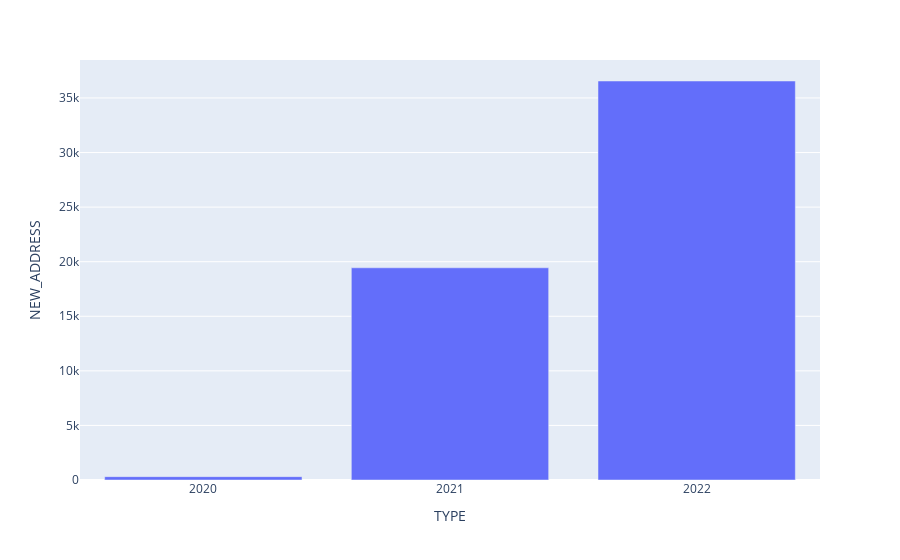

Notebook code for this chart:
### Code cell
plot_average_new_addresses_per_day(df2)

### Figure 1 — Plotly figure (JSON) as saved in the notebook; plotly's stock layout.template omitted (floating-point values rounded to 4 significant figures)
{"data": [{"alignmentgroup": "True", "hovertemplate": "TYPE=%{x}<br>NEW_ADDRESS=%{y}<extra></extra>", "legendgroup": "", "marker": {"color": "#636efa", "pattern": {"shape": ""}}, "name": "", "offsetgroup": "", "orientation": "v", "showlegend": false, "textposition": "auto", "type": "bar", "x": ["2020", "2021", "2022"], "xaxis": "x", "y": [304.9, 19440.0, 36550.0], "yaxis": "y"}], "layout": {"autosize": true, "barmode": "relative", "legend": {"tracegroupgap": 0}, "margin": {"t": 60}, "xaxis": {"anchor": "y", "autorange": true, "domain": [0, 1], "range": [-0.5, 2.5], "title": {"text": "TYPE"}, "type": "category"}, "yaxis": {"anchor": "x", "autorange": true, "domain": [0, 1], "range": [0, 38480.0], "title": {"text": "NEW_ADDRESS"}, "type": "linear"}}}
